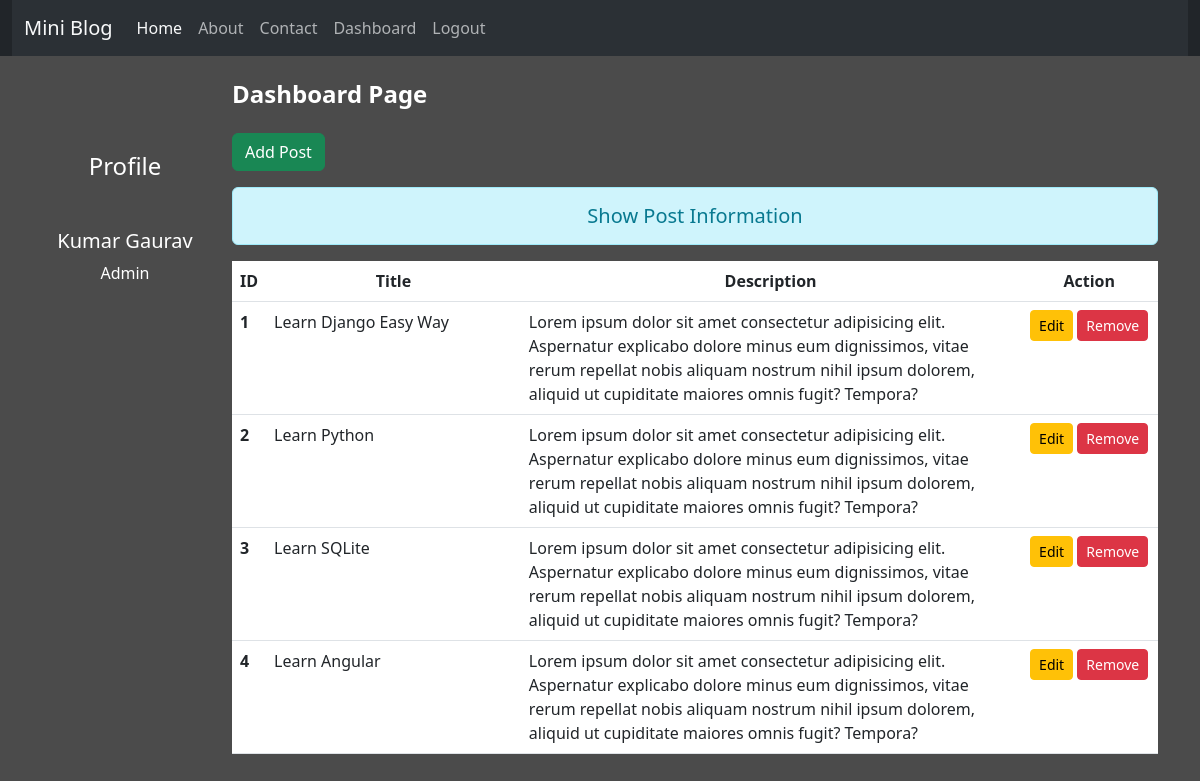
The page /dashboard/ (signed in) on the database its author committed.
### blog/models.py (models this page shows)
class Post(models.Model):
    title = models.CharField(max_length=150)
    desc = models.TextField()

### blog/views.py (the view)
# urls.py: path('dashboard/', views.dashboard, name='dashboard'),
def dashboard(request):
    if request.user.is_authenticated:
        posts = Post.objects.all()
        user = request.user
        full_name = user.get_full_name()
        gps = user.groups.all()
        return render(request, 'blog/dashboard.html', {'posts': posts, 'full_name': full_name, 'groups': gps})
    else:
        return redirect('/login')

### blog/templates/blog/dashboard.html (shortened to what this page needs)
{% extends 'blog/base.html' %}
{% load static %}
{% block side %}
<div class="col-sm-2 my-5 text-center">
    <h4 class="my-5">Profile</h4>
    <h5>{{full_name}}</h5>
    {% for group in groups %}
        <p>{{group.name}}</p>
    {% endfor %}
</div>
{% endblock side %}
{% block content %}
<div class="col-sm-10 ">
    <h4 class="my-4 fw-bold">Dashboard Page</h4>
    <a href="{% url 'add_post' %}" class="btn btn-success">Add Post</a>
    <h5 class="text-center alert alert-info mt-3">Show Post Information</h5>
    {% if posts %}
        <table class="table table-hover bg-white">
            <thead>
                <tr class="text-center">
                    <th scope="col" style="width: 2%">ID</th>
                    <th scope="col" style="width: 28%">Title</th>
                    <th scope="col" style="width: 55%">Description</th>
                    <th scope="col" style="width: 15%">Action</th>
                </tr>
            </thead>
            <tbody>
                {% for post in posts %}
                    <tr>
                        <th scope="row">{{forloop.counter}}</th>
                        <td>{{post.title}}</td>
                        <td>{{post.desc}}</td>
                        <td class="text-center">
                            <a href="{% url 'update_post' post.id %}" class="btn btn-warning btn-sm">Edit</a>
                            {% if perms.blog.delete_post %}
                                <form action="{% url 'delete_post' post.id %}" method="post" class="d-inline">
                                    <input type="submit" class="btn btn-danger btn-sm" value="Remove">
                                </form>
                            {% endif %}
                        </td>
                    </tr>
                {% endfor %}
            </tbody>
        </table>
    {% else %}
        <h4 class="text-center alert alert-warning">No Records Found!</h4>
    {% endif %}
</div>
{% endblock content %}

### blog/static/blog/css/style.css (style rules this page uses)
body { background-color: rgb(75, 75, 75); color: white; }

### rows shown on the page
Post: title "Learn Django Easy Way", desc "Lorem ipsum dolor sit amet consectetur adipisicing elit. Aspernatur explicabo dolore minus eum dignissimos, vitae rerum repellat nobis aliquam nostrum nihil ipsum dolorem, aliquid ut cupiditate maiores omnis fugit? Tempora?"
Post: title "Learn Python", desc "Lorem ipsum dolor sit amet consectetur adipisicing elit. Aspernatur explicabo dolore minus eum dignissimos, vitae rerum repellat nobis aliquam nostrum nihil ipsum dolorem, aliquid ut cupiditate maiores omnis fugit? Tempora?"
Post: title "Learn SQLite", desc "Lorem ipsum dolor sit amet consectetur adipisicing elit. Aspernatur explicabo dolore minus eum dignissimos, vitae rerum repellat nobis aliquam nostrum nihil ipsum dolorem, aliquid ut cupiditate maiores omnis fugit? Tempora?"
Post: title "Learn Angular", desc "Lorem ipsum dolor sit amet consectetur adipisicing elit. Aspernatur explicabo dolore minus eum dignissimos, vitae rerum repellat nobis aliquam nostrum nihil ipsum dolorem, aliquid ut cupiditate maiores omnis fugit? Tempora?"

### other values the page prints
{{ full_name }} "Kumar Gaurav"
{{ group.name }} "Admin"
